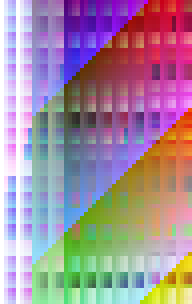
#> input picture tools/forja/tests/ase_fixtures/blends_rgba-0.png, 48 x 76 px (shown 4 times larger); its folder holds only this picture in this run
$ python -i gridcheck.py   (imports and definitions only)
#> lines starting #> are read from the running program, lines starting #| are printed output that depends on the picture
#> further down, picture is the input picture: PIL image 48x76 RGBA; mean R, G, B, A 136.3, 110.4, 147.6, 207.2
#> in _clean, `clean = Image.new("RGBA", rgba.size, CLEAR)`: clean: PIL image 48x76 RGBA; every value is 0
### tools/forja/imageops.py
"""Operacoes pequenas de imagem que todos os passos usam."""
from __future__ import annotations

import io

import hashlib
from pathlib import Path

from PIL import Image

NEAREST = Image.Resampling.NEAREST
CLEAR = (0, 0, 0, 0)


# [63 lines left out: functions open_rgba, from_bytes, _seen, _srgb, not called in this run]


def sha256(path: str | Path) -> str:
    return hashlib.sha256(Path(path).read_bytes()).hexdigest()


# [8 lines left out: function binarize, not called in this run]


def is_binary_alpha(image: Image.Image) -> bool:
    hist = image.convert("RGBA").getchannel("A").histogram()
    return sum(hist[1:255]) == 0


def opaque_bbox(image: Image.Image) -> tuple[int, int, int, int] | None:
    return image.convert("RGBA").getchannel("A").point(lambda a: 255 if a >= 128 else 0).getbbox()


# [19 lines left out: functions upscale, checker, on_background, not called in this run]


def flat(image: Image.Image) -> list:
    """Os pixels por ordem de linha (getdata sai do Pillow 14)."""
    getter = getattr(image, "get_flattened_data", None) or image.getdata
    return list(getter())


# [41 lines left out: functions grid, from_grid, count_colors, inside, place, not called in this run]


def _opaque_count(image: Image.Image) -> int:
    hist = image.getchannel("A").histogram()
    return sum(hist[128:])


# [20 lines left out: functions foot_point, png_bytes, not called in this run]

### tools/forja/gridcheck.py
"""A grade que se mede antes da que se estima, e a que a amostragem desmente.

O `grid.detect` estima o periodo pelas bordas. Duas coisas que ele nao ve, achadas
na forense das imagens publicas da documentacao do PixelLab
(docs/art/research/2026-10-26-pixellab-engenharia-reversa/):

- Uma ampliacao exata por vizinho mais proximo (blocos k x k de uma so cor) mede-se, em
  vez de se estimar: a estimativa falha numa ampliacao 2x pequena (test_gridcheck). (A forense
  de 26/10 deu o tileset da documentacao como 2x, e a estimativa de periodo 4 como erro; nos
  pixels visiveis ele e 4x — o "2x" vinha da cor escondida debaixo do alfa 0. Auditoria, O1.)
  Mede-se pelas fronteiras: as colunas (e as linhas) onde a imagem muda caem todas
  na mesma fase, a k umas das outras. O periodo e o maximo divisor comum das
  distancias entre elas, e a fase vem com ele. Conferir so blocos a partir do canto
  (a primeira versao) dava uma ampliacao 10x recortada 6 px ao lado como "exata 2x"
  (auditoria de 26/10, A01): numa prancha, todo o recorte esta fora de fase.
- Um sprite nativo com estrutura regular engana a autocorrelacao: um personagem de
  64x64 saiu com periodo 6,1 e 12x11 celulas. Amostrado nessa grade, a pureza das
  celulas cai (0,54); numa ampliacao verdadeira, com ruido e desfoque, fica acima de
  0,96 nas imagens falsas da prova. Abaixo de MIN_PURITY o periodo recusa-se e a
  imagem trata-se como nativa, com a razao escrita. O limiar e provisorio: esta
  calibrado nesses casos, nao num conjunto de imagens reais de geradores.

A origem da grade vai escrita (FORJA-07; auditoria de 27/10, §3.4, §13 e §14): `exactly_measured` (ampliacao exata),
`estimated`, `operator_declared` (--scale/--cells: o operador sabe; nao e evidencia independente de autoria nativa),
`deliberately_reduced` (--reduce, ou uma grade dada mais grossa do que a ampliacao exata medida: adaptacao com perda,
nunca recuperacao fiel) e `unmeasured` (nada medido; tratada a 1x). `report` separa o que a grade prova (o periodo)
do que a amostragem prova (os valores dos pixels), diz se o recuperado cabe na tela e onde a imagem tem escala mais
fina: a grade que explica todos os pixels pode exceder o orcamento do jogo, e reduzir entao e desenho.
"""
from __future__ import annotations

from collections import Counter
from math import gcd

from PIL import Image, ImageChops

from . import grid
from .imageops import CLEAR, flat
from .resample import resample

MIN_PURITY = 0.8
ORIGINS = ("exactly_measured", "estimated", "operator_declared", "deliberately_reduced", "unmeasured")
LOSSY = ("JPEG", "MPO", "WEBP", "JPEG2000")


def _changes(rgba: Image.Image) -> list[int]:
    """As colunas x (entre x-1 e x) em que a imagem muda em alguma linha."""
    w, h = rgba.size
#> w = 48; h = 76
    if w < 2:
        return []
    diff = ImageChops.difference(rgba.crop((0, 0, w - 1, h)), rgba.crop((1, 0, w, h)))
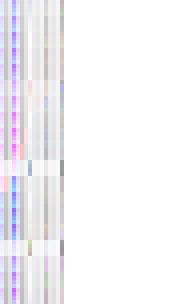
#> diff: PIL image 47x76 RGBA (shown 4 times larger); mean R, G, B, A 25.9, 17.7, 35.2, 13.3; transparent parts drawn white
    seen = None
    for band in diff.split():
        seen = band if seen is None else ImageChops.lighter(seen, band)
#> this loop made 4 passes
#> pass 1, in _changes, `seen = band if seen is None else ImageChops.lighter(seen, band)`:
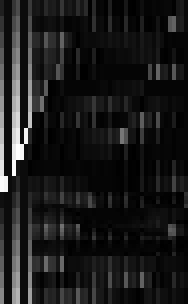
#> seen: PIL image 47x76 L (shown 4 times larger); min 0, max 255, mean 25.9
#> after the loop:
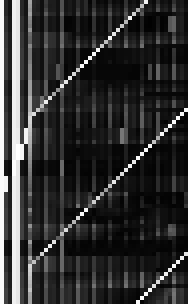
#> seen: PIL image 47x76 L (shown 4 times larger); min 1, max 255, mean 48.7
    hit = seen.point(lambda v: 255 if v else 0).convert("F").resize((w - 1, 1), Image.Resampling.BOX)
    return [x + 1 for x, v in enumerate(flat(hit)) if v > 0]


def _clean(image: Image.Image) -> Image.Image:
    rgba = image.convert("RGBA")
    clean = Image.new("RGBA", rgba.size, CLEAR)
    clean.paste(rgba, (0, 0), rgba.getchannel("A").point(lambda a: 255 if a else 0))
    return clean


def exact_grid(image: Image.Image) -> tuple[int, tuple[int, int]]:
    """(k, (fase x, fase y)) de uma ampliacao exata k x k, ou (1, (0, 0)) se nao o e.

    O vazio conta como uma cor so: a cor escondida num pixel transparente nao e desenho (o tileset da forense de
    26/10 e 4x no que se ve e so "2x" com as 508 cores escondidas debaixo do alfa 0)."""
    rgba = image.convert("RGBA")
    clean = _clean(rgba)
    xs, ys = _changes(clean), _changes(clean.transpose(Image.Transpose.TRANSPOSE))
#> in _changes (call 2), `w, h = rgba.size`: h = 48
#> in _changes (call 2), `diff = ImageChops.difference(rgba.crop((0, 0, w - 1, h)), rgba.crop((1..`:
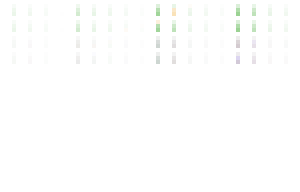
#> diff: PIL image 75x48 RGBA (shown 4 times larger); mean R, G, B, A 6.1, 20.7, 13.8, 1; transparent parts drawn white
#> the loop in _changes (call 2), `for band in diff.split():` made 4 passes
#> pass 1, in _changes (call 2), `seen = band if seen is None else ImageChops.lighter(seen, band)`:
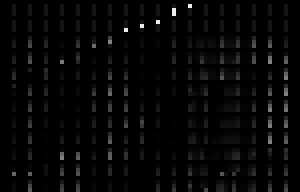
#> seen: PIL image 75x48 L (shown 4 times larger); min 0, max 236, mean 6.1
#> pass 2, in _changes (call 2), `seen = band if seen is None else ImageChops.lighter(seen, band)`:
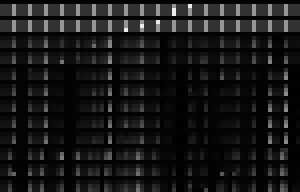
#> seen: PIL image 75x48 L (shown 4 times larger); min 0, max 236, mean 22.4
#> pass 3, in _changes (call 2), `seen = band if seen is None else ImageChops.lighter(seen, band)`:
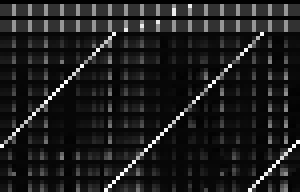
#> seen: PIL image 75x48 L (shown 4 times larger); min 0, max 252, mean 29.3
#> xs = 47 values from 1 to 47; ys = 75 values from 1 to 75
    if not xs and not ys:  # lisa (o vazio que o gerador devolveu): e ampliacao de qualquer k; fica o de antes
        w, h = rgba.size
        return next((k for k in range(16, 1, -1) if w % k == 0 and h % k == 0), 1), (0, 0)
    if len(xs) < 2 or len(ys) < 2:
        return 1, (0, 0)
    k = 0
    for cuts in (xs, ys):
        for a, b in zip(cuts, cuts[1:]):
            k = gcd(k, b - a)
#> this loop made 2 passes
    return (k, (xs[0] % k, ys[0] % k)) if k > 1 else (1, (0, 0))


def exact_scale(image: Image.Image) -> int:
    """O maior k em que a imagem e uma ampliacao exata k x k, em qualquer fase (1: nenhuma)."""
    return exact_grid(image)[0]


def _cuts(n: int, k: int, phase: int) -> list[int]:
    return sorted({0, n, *range(phase, n, k)})


# [55 lines left out: functions phased, declared, measure, detect, not called in this run]


def mixed(image: Image.Image) -> dict | None:
    """Numa ampliacao exata k x k em que quase todas as fronteiras caem numa grade P mais grossa (P multiplo de k):
    P, e as zonas (caixas na imagem de entrada) que so a grade fina explica — o desenho com escalas misturadas."""
    clean = _clean(image)
    k, _ = exact_grid(clean)
#> k = 1
    xs, ys = _changes(clean), _changes(clean.transpose(Image.Transpose.TRANSPOSE))
#> xs = 47 values from 1 to 47; ys = 75 values from 1 to 75
    gaps = Counter(b - a for cuts in (xs, ys) for a, b in zip(cuts, cuts[1:]))
#> gaps = {1: 120}
    if k <= 1 or not gaps:
        return None
    top = max(gaps.items(), key=lambda t: (t[1], t[0]))[0]
    if top <= k or top % k:
        return None
    phase = tuple(Counter(c % top for c in cuts).most_common(1)[0][0] if cuts else 0 for cuts in (xs, ys))
    coarse = phased(clean.size, top, phase)
    fine = []
    for j in range(coarse.size[1]):
        for i in range(coarse.size[0]):
            box = (coarse.xs[i], coarse.ys[j], coarse.xs[i + 1], coarse.ys[j + 1])
            if len(clean.crop(box).getcolors((box[2] - box[0]) * (box[3] - box[1])) or [0, 0]) > 1:
                fine.append(box)
    return {"coarse_period": top, "fine_period": k, "coarse_cells": list(coarse.size), "fine_cells": len(fine),
            "zones": [list(b) for b in fine[:12]]}


# [20 lines left out: function report, not called in this run]

>>> from PIL import Image
>>> picture = Image.open('tests/ase_fixtures/blends_rgba-0.png')
>>> result = mixed(picture)
